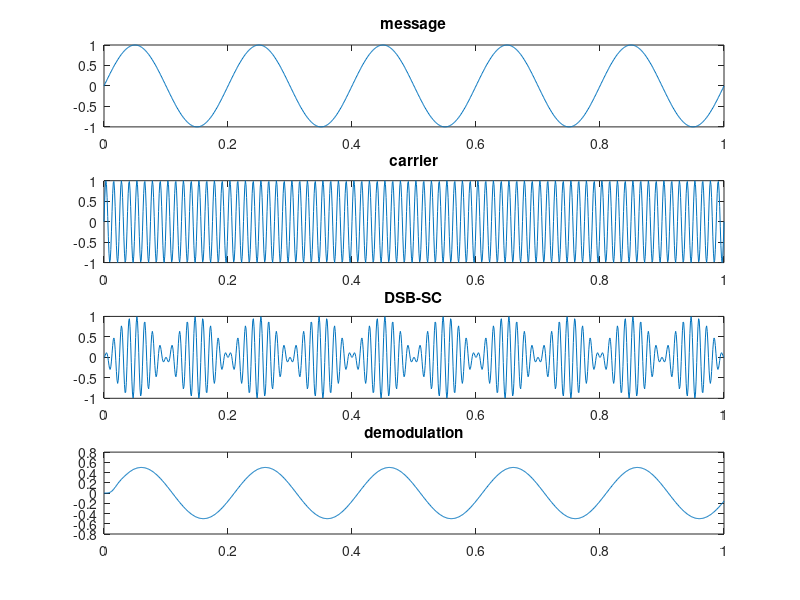

Write the MATLAB code that produced this figure.
t=[0:0.001:1];
f1=5;
m=sin(2*pi*f1*t);
subplot(4,2,[1,2]);
plot(t,m);
title('message');
f2=80;
c=sin(2*pi*f2*t);
subplot(4,2,[3,4]);
plot(t,c);
title('carrier');
s=m.*c;
subplot(4,2,[5,6]);
plot(t,s);
title('DSB-SC');
s1=s.*c;
[b,a]=butter(5,0.1);
s2=filter(b,a,s1);
subplot(4,2,[7,8]);
plot(t,s2);
title('demodulation');
